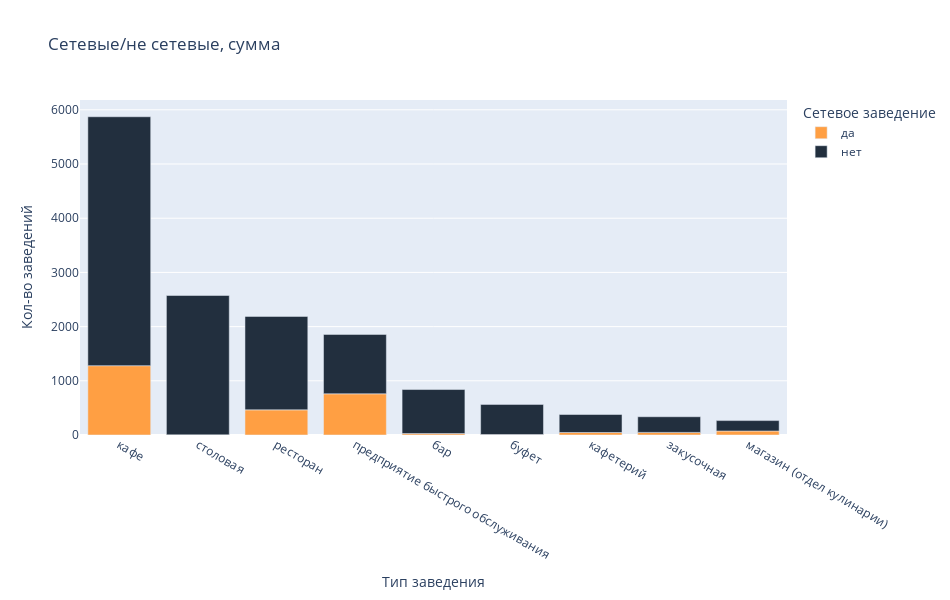

Notebook code for this chart:
### Code cell
px.bar(rest_chain.sort_values(by='total', ascending=False),
    x='object_type',
    y='number',
    color="chain",
    color_discrete_sequence = colors,
    title='Сетевые/не сетевые, сумма',
    labels={'number': 'Кол-во заведений',  'object_type': 'Тип заведения', 'chain': 'Сетевое заведение'},
    width=950, height=600)

### Figure 1 — Plotly figure (JSON) as saved in the notebook; plotly's stock layout.template omitted (floating-point values rounded to 4 significant figures)
{"data": [{"alignmentgroup": "True", "hovertemplate": "Сетевое заведение=да<br>Тип заведения=%{x}<br>Кол-во заведений=%{y}<extra></extra>", "legendgroup": "да", "marker": {"color": "#ff9f43"}, "name": "да", "offsetgroup": "да", "orientation": "v", "showlegend": true, "textposition": "auto", "type": "bar", "x": ["кафе", "столовая", "ресторан", "предприятие быстрого обслуживания", "бар", "буфет", "кафетерий", "закусочная", "магазин (отдел кулинарии)"], "xaxis": "x", "y": [1279, 3, 464, 760, 26, 9, 46, 48, 74], "yaxis": "y"}, {"alignmentgroup": "True", "hovertemplate": "Сетевое заведение=нет<br>Тип заведения=%{x}<br>Кол-во заведений=%{y}<extra></extra>", "legendgroup": "нет", "marker": {"color": "#222f3e"}, "name": "нет", "offsetgroup": "нет", "orientation": "v", "showlegend": true, "textposition": "auto", "type": "bar", "x": ["кафе", "столовая", "ресторан", "предприятие быстрого обслуживания", "бар", "буфет", "кафетерий", "закусочная", "магазин (отдел кулинарии)"], "xaxis": "x", "y": [4593, 2571, 1724, 1096, 813, 556, 332, 289, 192], "yaxis": "y"}], "layout": {"barmode": "relative", "height": 600, "legend": {"title": {"text": "Сетевое заведение"}, "tracegroupgap": 0}, "title": {"text": "Сетевые/не сетевые, сумма"}, "width": 950, "xaxis": {"anchor": "y", "domain": [0, 1], "title": {"text": "Тип заведения"}}, "yaxis": {"anchor": "x", "domain": [0, 1], "title": {"text": "Кол-во заведений"}}}}
